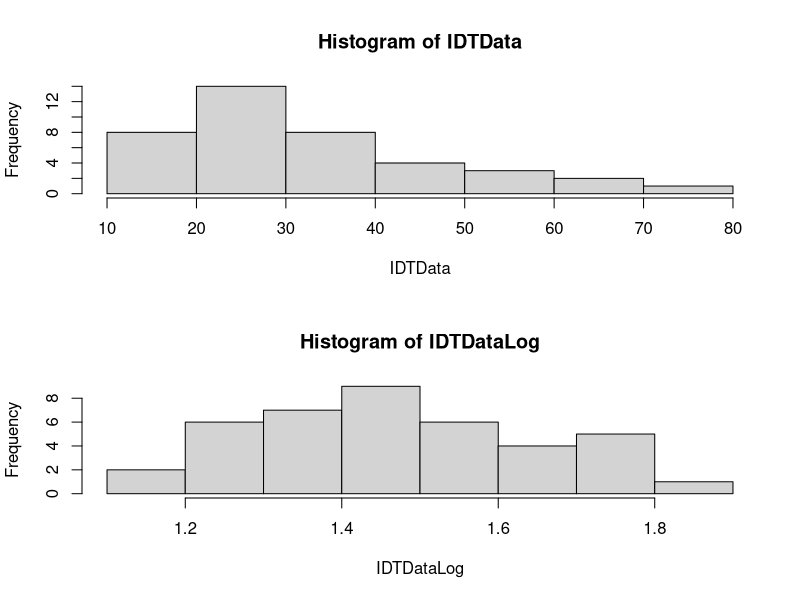

This chart was generated by the following R code:
# 1.16, Andrey Risukhin

# Vector storing the IDT data.
IDTData <- c(28.1, 28.0, 18.6, 30.6, 19.1, 
             31.2, 17.9, 21.4, 55.6, 38.4,
             13.7, 19.5, 26.6, 25.5, 72.8,
             46.0, 21.1, 26.2, 52.1, 48.9,
             25.8, 31.9, 32.0, 21.0, 21.4,
             16.8, 28.9, 43.5, 22.3, 20.7,
             34.8, 60.1, 17.4, 15.5, 57.3,
             62.3, 23.7, 38.8, 36.3, 40.9)

# Create space for the two histograms.
par(mfrow = c(2,1))

# Maximum value is 72.8, so break until 80.
hist(IDTData, breaks = seq(10, 80, by = 10))

# Vectorized functions let take log10 of all 
#   values at once.
IDTDataLog = log(IDTData, 10)
# Maximum value is 1.862131, so break until 1.9.
hist(IDTDataLog, breaks = seq(1.1, 1.9, 0.1))

# Two histograms, one with reexpressed data, 
#   are created.